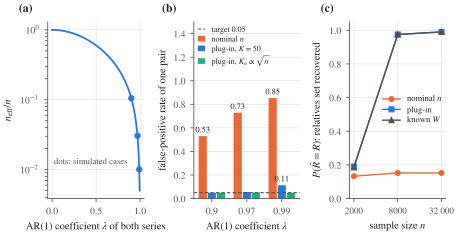

Python code for this plot:
"""Figure 11 (Section 4): effective sample size under autocorrelation, size of the nominal and plug-in tests, and
recovery of the relatives set.

Input:  ../../finite2/sim_finite2_results.txt (committed output of finite2/sim_finite2.py, fixed seeds)
        panel (a) is the closed form W = (1 + lam^2) / (1 - lam^2) of Prop. 14 for two independent AR(1) series with
        the same coefficient lam (sum_h lam^{2h} over h in Z), so n_eff / n = 1 / W.
Output: fig_finite.pdf
Run:    /home/user/venv312/bin/python fig_finite.py
"""
import os
import re
import sys

import numpy as np
import matplotlib.pyplot as plt

HERE = os.path.dirname(os.path.abspath(__file__))
sys.path.insert(0, HERE)
import figstyle as fs

fs.setup()
TXT = open(os.path.join(HERE, "..", "..", "finite2", "sim_finite2_results.txt")).read().splitlines()


def parse_size():
    """rows 'z=1.96 ... lam=(a,a) n=.. W=..: nominal x[..] plugin_M y[..] plugin_K50 z[..] oracle w[..]' for same-sign pairs."""
    out = {}
    pat = re.compile(r"^z=1\.96 .*lam=\(([\d.]+),([\d.]+)\) n=(\d+) W=([\d.]+).*?nominal ([\d.]+)\[.*?plugin_M ([\d.]+)\[.*?"
                     r"plugin_K50 ([\d.]+)\[.*?oracle ([\d.]+)\[")
    for line in TXT:
        m = pat.match(line)
        if m and m.group(1) == m.group(2):
            lam, n = float(m.group(1)), int(m.group(3))
            out[(lam, n)] = dict(W=float(m.group(4)), nominal=float(m.group(5)), plugin_M=float(m.group(6)),
                                 plugin_K50=float(m.group(7)), oracle=float(m.group(8)))
    return out


def parse_recovery(lam="0.9 w=0.3", alpha=0.05):
    out = {}
    on = False
    pat = re.compile(rf"alpha={alpha}\s+n=\s*(\d+): P\(R_hat=R\) nominal ([\d.]+) plugin_M ([\d.]+) plugin_K50 ([\d.]+) oracle ([\d.]+)")
    for line in TXT:
        if line.startswith("lam="):
            on = line.startswith(f"lam={lam}:")
        if on:
            m = pat.search(line)
            if m:
                out[int(m.group(1))] = dict(nominal=float(m.group(2)), plugin=float(m.group(3)), oracle=float(m.group(5)))
    return out


def main():
    size = parse_size()
    rec = parse_recovery()
    fig, axes = plt.subplots(1, 3, figsize=(fs.W_FULL, 2.3), gridspec_kw={"wspace": 0.5, "width_ratios": [1, 1.1, 1]})

    ax = axes[0]
    lam = np.linspace(0, 0.995, 400)
    W = (1 + lam ** 2) / (1 - lam ** 2)
    ax.plot(lam, 1 / W, color=fs.BLUE)
    for l in (0.9, 0.97, 0.99):
        w = [v["W"] for (a, n), v in size.items() if a == l][0]
        assert abs(w - (1 + l * l) / (1 - l * l)) < 0.05 * w, (l, w)
        ax.plot([l], [1 / w], "o", color=fs.BLUE, ms=3.6)
    ax.set_yscale("log")
    ax.set_xlabel("AR(1) coefficient $\\lambda$ of both series")
    ax.set_ylabel(r"$n_{\mathrm{eff}}/n$")
    ax.text(0.02, 0.012, "dots: simulated cases", fontsize=6.3, color=fs.INK2)
    fs.panel_label(ax, "(a)", dx=-0.3)

    ax = axes[1]
    lams = [0.9, 0.97, 0.99]
    pick = {l: max(n for (a, n) in size if a == l) for l in lams}
    x = np.arange(len(lams))
    w = 0.26
    series = (("nominal", fs.ORANGE, "nominal $n$"), ("plugin_K50", fs.BLUE, "plug-in, $K=50$"),
              ("plugin_M", fs.AQUA, r"plug-in, $K_n\propto\sqrt{n}$"))
    for k, (key, col, lab) in enumerate(series):
        ys = [size[(l, pick[l])][key] for l in lams]
        ax.bar(x + (k - 1) * w, ys, w * 0.9, color=col, label=lab)
        for xi, yv in zip(x + (k - 1) * w, ys):
            if yv > 0.08:
                ax.text(xi, yv + 0.015, f"{yv:.2f}", ha="center", fontsize=6, va="bottom")
    ax.axhline(0.05, color=fs.INK2, lw=0.8, ls=(0, (3, 2)), label="target 0.05")
    ax.set_xticks(x)
    ax.set_xticklabels([f"{l}" for l in lams])
    ax.set_xlabel("AR(1) coefficient $\\lambda$")
    ax.set_ylabel("false-positive rate of one pair")
    ax.set_ylim(0, 1.5)
    ax.legend(loc="upper left", fontsize=5.8, handlelength=0.9, borderaxespad=0.1, labelspacing=0.2)
    ax.grid(axis="x", visible=False)
    fs.panel_label(ax, "(b)", dx=-0.3)

    ax = axes[2]
    ns = sorted(rec)
    for key, col, mk, lab in (("nominal", fs.ORANGE, "o", "nominal $n$"), ("plugin", fs.BLUE, "s", "plug-in"),
                              ("oracle", fs.INK2, "^", "known $W$")):
        ax.plot(ns, [rec[n][key] for n in ns], mk + "-", color=col, ms=3.4, lw=1.0, label=lab)
    ax.set_xscale("log")
    ax.set_xticks(ns)
    ax.set_xticklabels(["2000", "8000", "32 000"], fontsize=6.5)
    ax.minorticks_off()
    ax.set_ylim(0, 1.05)
    ax.set_xlabel("sample size $n$")
    ax.set_ylabel(r"$P(\hat R=R)$: relatives set recovered")
    ax.legend(loc="center right", fontsize=6.2, borderaxespad=0.1, labelspacing=0.2)
    fs.panel_label(ax, "(c)", dx=-0.3)
    fig.savefig(os.path.join(HERE, "fig_finite.pdf"), bbox_inches="tight", pad_inches=0.03)
    plt.close(fig)
    print("size picks", pick, "recovery n", ns)


if __name__ == "__main__":
    main()
